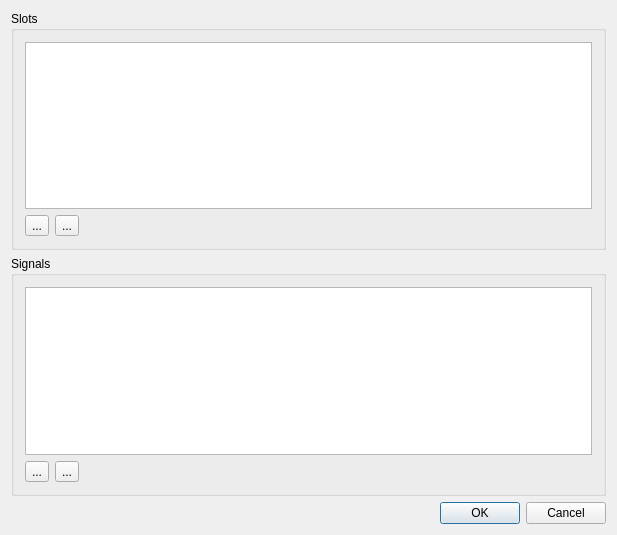
<ui version="4.0" >
 <class>SignalSlotDialogClass</class>
 <widget class="QDialog" name="SignalSlotDialogClass" >
  <property name="geometry" >
   <rect>
    <x>0</x>
    <y>0</y>
    <width>617</width>
    <height>535</height>
   </rect>
  </property>
  <property name="windowTitle" >
   <string>Signals and slots</string>
  </property>
  <layout class="QVBoxLayout" >
   <item>
    <widget class="QGroupBox" name="slotGroupBox" >
     <property name="title" >
      <string>Slots</string>
     </property>
     <layout class="QVBoxLayout" >
      <item>
       <widget class="QListView" name="slotListView" />
      </item>
      <item>
       <layout class="QHBoxLayout" >
        <item>
         <widget class="QToolButton" name="addSlotButton" >
          <property name="toolTip" >
           <string>Add</string>
          </property>
          <property name="text" >
           <string>...</string>
          </property>
         </widget>
        </item>
        <item>
         <widget class="QToolButton" name="removeSlotButton" >
          <property name="toolTip" >
           <string>Delete</string>
          </property>
          <property name="text" >
           <string>...</string>
          </property>
         </widget>
        </item>
        <item>
         <spacer>
          <property name="orientation" >
           <enum>Qt::Horizontal</enum>
          </property>
          <property name="sizeHint" >
           <size>
            <width>40</width>
            <height>20</height>
           </size>
          </property>
         </spacer>
        </item>
       </layout>
      </item>
     </layout>
    </widget>
   </item>
   <item>
    <widget class="QGroupBox" name="signalGroupBox" >
     <property name="title" >
      <string>Signals</string>
     </property>
     <layout class="QVBoxLayout" >
      <item>
       <widget class="QListView" name="signalListView" />
      </item>
      <item>
       <layout class="QHBoxLayout" >
        <item>
         <widget class="QToolButton" name="addSignalButton" >
          <property name="toolTip" >
           <string>Add</string>
          </property>
          <property name="text" >
           <string>...</string>
          </property>
         </widget>
        </item>
        <item>
         <widget class="QToolButton" name="removeSignalButton" >
          <property name="toolTip" >
           <string>Delete</string>
          </property>
          <property name="text" >
           <string>...</string>
          </property>
         </widget>
        </item>
        <item>
         <spacer>
          <property name="spacerName" stdset="0" >
           <string/>
          </property>
          <property name="orientation" >
           <enum>Qt::Horizontal</enum>
          </property>
          <property name="sizeHint" >
           <size>
            <width>40</width>
            <height>20</height>
           </size>
          </property>
         </spacer>
        </item>
       </layout>
      </item>
     </layout>
    </widget>
   </item>
   <item>
    <widget class="QDialogButtonBox" name="buttonBox" >
     <property name="standardButtons" >
      <set>QDialogButtonBox::Cancel|QDialogButtonBox::Ok</set>
     </property>
    </widget>
   </item>
  </layout>
 </widget>
 <layoutdefault spacing="6" margin="11" />
 <connections/>
</ui>
